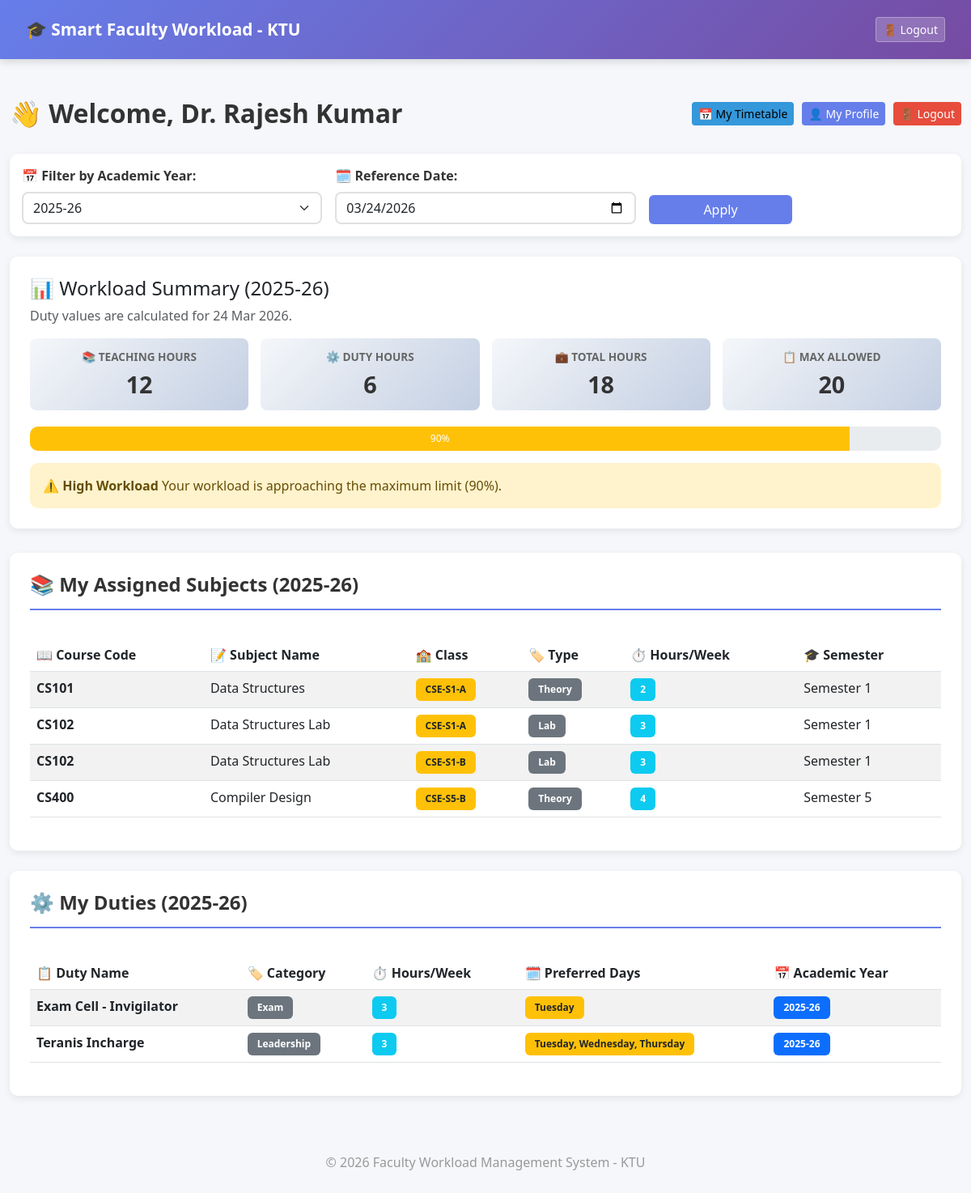
/dashboard (signed in), run on the app's committed database.
### app/models.py (models this page shows, shortened)
class Faculty(UserMixin, db.Model):
    id = db.Column(db.Integer, primary_key=True)
    name = db.Column(db.String(100), nullable=False)
    department = db.Column(db.String(100), nullable=False)
    designation = db.Column(db.String(50), nullable=False)
    email = db.Column(db.String(120), unique=True, nullable=False)
    password_hash = db.Column(db.String(200), nullable=False)
    max_workload = db.Column(db.Integer, default=20)
    role = db.Column(db.String(20), default="faculty")
    assignments = db.relationship(
        'Assignment',
        backref='faculty',
        lazy=True,
        cascade="all, delete-orphan"
    )
    duties = db.relationship(
        'AdditionalDuty',
        backref='faculty',
        lazy=True,
        cascade="all, delete-orphan"
    )
    timetables = db.relationship(
        'Timetable',
        backref='faculty_obj',
        lazy=True,
        cascade="all, delete-orphan"
    )

class Assignment(db.Model):
    __table_args__ = (
        db.UniqueConstraint(
            'faculty_id',
            'subject_id',
            'class_id',
            'academic_year',
            name='unique_faculty_subject_class_year'
        ),
    )
    id = db.Column(db.Integer, primary_key=True)
    faculty_id = db.Column(db.Integer, db.ForeignKey('faculty.id'), nullable=False)
    subject_id = db.Column(db.Integer, db.ForeignKey('subject.id'), nullable=False)
    class_id = db.Column(db.Integer, db.ForeignKey('class.id'), nullable=True)
    class_division = db.Column(db.String(20), nullable=True)  # Legacy compatibility for older rows
    semester = db.Column(db.Integer, nullable=False)  # Inherited from subject but stored for reference
    academic_year = db.Column(db.String(20), nullable=False)  # e.g., "2025-26"
    assigned_date = db.Column(db.DateTime, default=datetime.utcnow)
    class_obj = db.relationship('Class', backref='assignments')
    @property
    def class_name(self):
        if self.class_obj:
            return self.class_obj.class_name
        return self.class_division or "Unassigned Class"

class Subject(db.Model):
    id = db.Column(db.Integer, primary_key=True)
    course_code = db.Column(db.String(20), nullable=False)
    subject_name = db.Column(db.String(150), nullable=False)
    subject_type = db.Column(db.String(20), nullable=False)  # 'Theory' or 'Lab'
    is_lab = db.Column(db.Boolean, default=False)  # Flag for lab subjects
    hours_per_week = db.Column(db.Integer, nullable=False)  # Theory: varies, Lab: typically 3 hours continuous
    semester = db.Column(db.Integer, nullable=False)  # Semester number (1-8)
    created_at = db.Column(db.DateTime, default=datetime.utcnow)
    assignments = db.relationship(
        'Assignment',
        backref='subject',
        lazy=True,
        cascade="all, delete-orphan"
    )

class Class(db.Model):
    __tablename__ = 'class'
    id = db.Column(db.Integer, primary_key=True)
    class_name = db.Column(db.String(50), nullable=False, unique=True)  # e.g., "S3-A", "S5-B"
    semester = db.Column(db.Integer, nullable=False)  # 1-8
    department = db.Column(db.String(100), nullable=False)  # e.g., "Computer Science"
    created_at = db.Column(db.DateTime, default=datetime.utcnow)
    timetables = db.relationship(
        'Timetable',
        backref='class_obj',
        lazy=True,
        cascade="all, delete-orphan"
    )

class AdditionalDuty(db.Model):
    __table_args__ = (
        db.UniqueConstraint(
            'faculty_id',
            'duty_name',
            'start_date',
            name='unique_faculty_duty_period'
        ),
    )
    id = db.Column(db.Integer, primary_key=True)
    faculty_id = db.Column(db.Integer, db.ForeignKey('faculty.id'), nullable=True)  # Allow unassigned
    duty_name = db.Column(db.String(150), nullable=False)  # e.g., "HOD", "Placement Officer", "Exam Cell Duty"
    category = db.Column(db.String(50), nullable=False)  # 'Leadership' (HOD/Placement Officer), 'Exam', 'Administrative', 'Research'
    duration_type = db.Column(db.String(20), nullable=False)  # 'Yearly' or 'Weekly' or 'Custom'
    hours = db.Column(db.Integer, nullable=False)  # Hours per week
    duty_day = db.Column(db.String(20), nullable=True)  # Monday-Friday
    start_date = db.Column(db.Date, nullable=False)  # When duty starts
    end_date = db.Column(db.Date, nullable=False)  # When duty ends
    academic_year = db.Column(db.String(20), nullable=False)  # e.g., "2025-26"
    created_at = db.Column(db.DateTime, default=datetime.utcnow)
    @property
    def preferred_days_list(self):
        if not self.duty_day:
            return []
        return [day.strip() for day in self.duty_day.split(',') if day.strip()]
    @property
    def preferred_days_display(self):
        days = self.preferred_days_list
        return ", ".join(days) if days else "Random"
    def is_active(self, reference_date=None):
        target_date = reference_date or datetime.utcnow().date()
        return self.start_date <= target_date <= self.end_date

### app/routes.py (the view)
@main.route('/dashboard')
@login_required
def dashboard():
    selected_year = request.args.get('academic_year', None)
    reference_date = get_reference_date()
    if current_user.role == "admin":
        total_load = current_user.calculate_total_workload(reference_date)
        assignments = current_user.assignments
        total_faculty = Faculty.query.count()
        total_subjects = Subject.query.count()
        total_assignments = Assignment.query.count()
        total_duties = AdditionalDuty.query.count()
        assigned_duty_count = AdditionalDuty.query.filter(AdditionalDuty.faculty_id.isnot(None)).count()
        overloaded_faculty = []
        for faculty in Faculty.query.all():
            total_workload = faculty.calculate_total_workload(reference_date)
            if total_workload > faculty.max_workload:
                overloaded_faculty.append({
                    'id': faculty.id,
                    'name': faculty.name,
                    'total_workload': total_workload,
                    'max_workload': faculty.max_workload
                })
        overloaded_faculty_names = ",".join(item['name'] for item in overloaded_faculty)
        return render_template(
            "dashboard.html",
            reference_date=reference_date,
            total_load=total_load,
            assignments=assignments,
            total_faculty=total_faculty,
            total_subjects=total_subjects,
            total_assignments=total_assignments,
            total_duties=total_duties,
            assigned_duty_count=assigned_duty_count,
            overloaded_faculty=overloaded_faculty,
            overloaded_faculty_names=overloaded_faculty_names
        )
    else:
        assignment_years = [a.academic_year for a in current_user.assignments]
        duty_years = [d.academic_year for d in current_user.duties if d.faculty_id == current_user.id]
        all_years = sorted(list(set(assignment_years + duty_years)), reverse=True)
        if not selected_year and all_years:
            selected_year = all_years[0]
        if selected_year:
            filtered_assignments = [a for a in current_user.assignments if a.academic_year == selected_year]
            filtered_duties = [
                d for d in current_user.duties
                if d.faculty_id == current_user.id and d.academic_year == selected_year and d.is_active(reference_date)
            ]
        else:
            filtered_assignments = current_user.assignments
            filtered_duties = [
                d for d in current_user.duties
                if d.faculty_id == current_user.id and d.is_active(reference_date)
            ]
        teaching_hours = sum([a.subject.hours_per_week for a in filtered_assignments])
        duty_hours = sum([d.hours for d in filtered_duties])
        total_workload = teaching_hours + duty_hours
        workload_percentage = (total_workload / current_user.max_workload * 100) if current_user.max_workload > 0 else 0
        return render_template(
            "faculty_dashboard.html",
            reference_date=reference_date,
            selected_year=selected_year,
            all_years=all_years,
            assignments=filtered_assignments,
            duties=filtered_duties,
            teaching_hours=teaching_hours,
            duty_hours=duty_hours,
            total_workload=total_workload,
            workload_percentage=workload_percentage
        )

### app/templates/faculty_dashboard.html (shortened to what this page needs)
{% extends "base.html" %}
{% block content %}
<div class="page-header">
    <h2>👋 Welcome, {{ current_user.name }}</h2>
    <div class="page-header-actions">
        <a href="{{ url_for('main.faculty_timetable') }}" class="btn btn-info btn-sm">📅 My Timetable</a>
        <a href="{{ url_for('main.my_profile') }}" class="btn btn-primary btn-sm">👤 My Profile</a>
        <a href="/logout" class="btn btn-danger btn-sm">🚪 Logout</a>
    </div>
</div>
<div class="filter-section">
    <form method="GET" class="row g-3 align-items-end">
        <div class="col-md-4">
            <label for="academicYearFilter" class="form-label"><strong>📅 Filter by Academic Year:</strong></label>
            <select class="form-select" id="academicYearFilter" name="academic_year" onchange="this.form.submit()">
                {% if all_years %}
                    {% for year in all_years %}
                    <option value="{{ year }}" {% if selected_year == year %}selected{% endif %}>{{ year }}</option>
                    {% endfor %}
                {% else %}
                    <option value="">No academic years available</option>
                {% endif %}
            </select>
        </div>
        <div class="col-md-4">
            <label for="referenceDate" class="form-label"><strong>🗓️ Reference Date:</strong></label>
            <input type="date" class="form-control" id="referenceDate" name="reference_date" value="{{ reference_date.strftime('%Y-%m-%d') }}">
        </div>
        <div class="col-md-2">
            <button type="submit" class="btn btn-primary w-100">Apply</button>
        </div>
    </form>
</div>
<div class="workload-section">
    <h4>📊 Workload Summary
        {% if selected_year %}
        ({{ selected_year }})
        {% endif %}
    </h4>
    <p class="text-muted mb-3">Duty values are calculated for {{ reference_date.strftime('%d %b %Y') }}.</p>
    <div class="workload-grid">
        <div class="workload-item">
            <h6>📚 Teaching Hours</h6>
            <h3>{{ teaching_hours }}</h3>
        </div>
        <div class="workload-item">
            <h6>⚙️ Duty Hours</h6>
            <h3>{{ duty_hours }}</h3>
        </div>
        <div class="workload-item">
            <h6>💼 Total Hours</h6>
            <h3>{{ total_workload }}</h3>
        </div>
        <div class="workload-item">
            <h6>📋 Max Allowed</h6>
            <h3>{{ current_user.max_workload }}</h3>
        </div>
    </div>
    <div>
        <div class="progress" style="height: 30px; border-radius: 10px;">
            {% if workload_percentage > 100 %}
                <div class="progress-bar bg-danger" role="progressbar" style="width: 100%;" aria-valuenow="100" aria-valuemin="0" aria-valuemax="100">
                    {{ "%.0f"|format(workload_percentage) }}% (Overloaded)
                </div>
            {% elif workload_percentage > 70 %}
                <div class="progress-bar bg-warning" role="progressbar" style="width: {{ workload_percentage }}%;" aria-valuenow="{{ workload_percentage }}" aria-valuemin="0" aria-valuemax="100">
                    {{ "%.0f"|format(workload_percentage) }}%
                </div>
            {% else %}
                <div class="progress-bar bg-success" role="progressbar" style="width: {{ workload_percentage }}%;" aria-valuenow="{{ workload_percentage }}" aria-valuemin="0" aria-valuemax="100">
                    {{ "%.0f"|format(workload_percentage) }}%
                </div>
            {% endif %}
        </div>
    </div>
    <div style="margin-top: 15px;">
        {% if total_workload > current_user.max_workload %}
            <div class="alert alert-danger mb-0">
                ⚠️ <strong>Workload Overloaded!</strong> Your total workload ({{ total_workload }} hrs) exceeds your maximum allowed ({{ current_user.max_workload }} hrs).
            </div>
        {% elif workload_percentage > 70 %}
            <div class="alert alert-warning mb-0">
                ⚠️ <strong>High Workload</strong> Your workload is approaching the maximum limit ({{ "%.0f"|format(workload_percentage) }}%).
            </div>
        {% else %}
            <div class="alert alert-success mb-0">
                ✅ <strong>Workload Balanced</strong> Your workload is well-managed ({{ "%.0f"|format(workload_percentage) }}%).
            </div>
        {% endif %}
    </div>
</div>
{% if assignments %}
<div class="data-section">
    <h4>📚 My Assigned Subjects
        {% if selected_year %}
        ({{ selected_year }})
        {% endif %}
    </h4>
    <div class="table-responsive">
        <table class="table table-striped table-hover">
            <thead>
                <tr>
                    <th>📖 Course Code</th>
                    <th>📝 Subject Name</th>
                    <th>🏫 Class</th>
                    <th>🏷️ Type</th>
                    <th>⏱️ Hours/Week</th>
                    <th>🎓 Semester</th>
                </tr>
            </thead>
            <tbody>
                {% for assignment in assignments %}
                <tr>
                    <td><strong>{{ assignment.subject.course_code }}</strong></td>
                    <td>{{ assignment.subject.subject_name }}</td>
                    <td><span class="badge bg-warning text-dark">{{ assignment.class_name }}</span></td>
                    <td><span class="badge bg-secondary">{{ assignment.subject.subject_type }}</span></td>
                    <td><span class="badge bg-info">{{ assignment.subject.hours_per_week }}</span></td>
                    <td>
                        {% if assignment.subject.semester %}
                            Semester {{ assignment.subject.semester }}
                        {% else %}
                            -
                        {% endif %}
                    </td>
                </tr>
                {% endfor %}
            </tbody>
        </table>
    </div>
</div>
{% endif %}
{% if duties %}
<div class="data-section">
    <h4>⚙️ My Duties
        {% if selected_year %}
        ({{ selected_year }})
        {% endif %}
    </h4>
    <div class="table-responsive">
        <table class="table table-striped table-hover">
            <thead>
                <tr>
                    <th>📋 Duty Name</th>
                    <th>🏷️ Category</th>
                    <th>⏱️ Hours/Week</th>
                    <th>🗓️ Preferred Days</th>
                    <th>📅 Academic Year</th>
                </tr>
            </thead>
            <tbody>
                {% for duty in duties %}
                <tr>
                    <td><strong>{{ duty.duty_name }}</strong></td>
                    <td><span class="badge bg-secondary">{{ duty.category }}</span></td>
                    <td><span class="badge bg-info">{{ duty.hours }}</span></td>
                    <td><span class="badge bg-warning text-dark">{{ duty.preferred_days_display }}</span></td>
                    <td><span class="badge bg-primary">{{ duty.academic_year }}</span></td>
                </tr>
                {% endfor %}
            </tbody>
        </table>
    </div>
</div>
{% endif %}
{% endblock %}

### data on the page
Faculty: name "Dr. Rajesh Kumar", max_workload "20"
Assignment: academic_year "2025-26", subject.course_code "CS101", subject.subject_name "Data Structures", class_name "CSE-S1-A", subject.subject_type "Theory", subject.hours_per_week "2", subject.semester "1"
Assignment: subject.course_code "CS102", subject.subject_name "Data Structures Lab", class_name "CSE-S1-A", subject.subject_type "Lab", subject.hours_per_week "3", subject.semester "1"
Assignment: subject.course_code "CS102", subject.subject_name "Data Structures Lab", class_name "CSE-S1-B", subject.subject_type "Lab", subject.hours_per_week "3", subject.semester "1"
Assignment: subject.course_code "CS400", subject.subject_name "Compiler Design", class_name "CSE-S5-B", subject.subject_type "Theory", subject.hours_per_week "4", subject.semester "5"
AdditionalDuty: duty_name "Exam Cell - Invigilator", category "Exam", hours "3", preferred_days_display "Tuesday", academic_year "2025-26"
AdditionalDuty: duty_name "Teranis Incharge", category "Leadership", hours "3", preferred_days_display "Tuesday, Wednesday, Thursday", academic_year "2025-26"

### other printed values
{{ reference_date.strftime('%d %b %Y') }} "24 Mar 2026"
{{ teaching_hours }} "12"
{{ duty_hours }} "6"
{{ total_workload }} "18"
{{ "%.0f"|format(workload_percentage) }} "90"
form field academic_year "2025-26"
